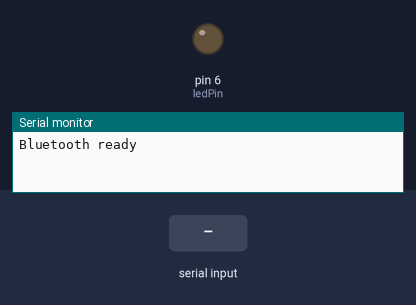
A sketch run on a simulated Arduino Uno, built with avr-gcc and run on an emulated ATmega328P. On the bench: output pins drawn as LEDs (lit = HIGH), the last lines printed to the serial monitor. The inputs (shaded band) are chosen by the test bench.

Above: at 1.2 s.
1.3 s: "1" received over the second serial link
At 2.5 s:
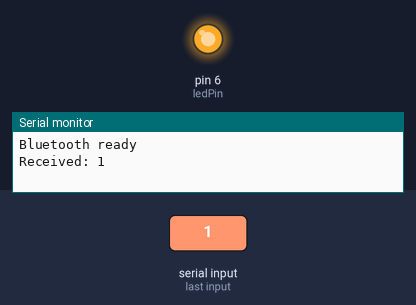
2.8 s: "0" received over the second serial link
At 3.8 s:
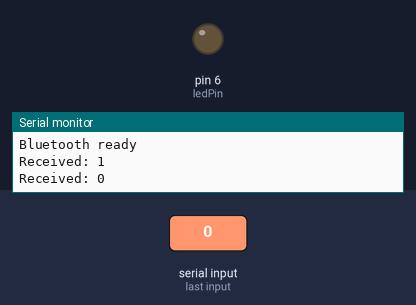
Timing chart, 0 to 5.8 s (numbered marks = the images above; inputs shaded):
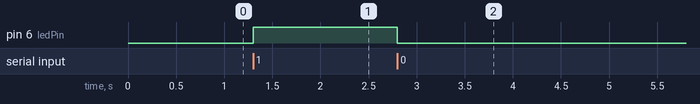

Measured:
- after the input at 1.3 s, pin 6 (ledPin): LOW → HIGH at once
- after the input at 2.8 s, pin 6 (ledPin): HIGH → LOW at once

The sketch:

Advanced3-3.ino
```cpp
#include <SoftwareSerial.h>

const int ledPin = 6;

// RX, TX
SoftwareSerial bluetooth(10, 11);

void setup() {
  pinMode(ledPin, OUTPUT);

  // USB Serial，留著 debug 用
  Serial.begin(9600);

  // HC-05 Serial
  bluetooth.begin(9600);

  Serial.println("Bluetooth ready");
}

void loop() {

  if (bluetooth.available() > 0) {

    char command = bluetooth.read();

    // 顯示收到的資料，方便 debug
    Serial.print("Received: ");
    Serial.println(command);

    if (command == '1') {
      digitalWrite(ledPin, HIGH);
    }

    else if (command == '0') {
      digitalWrite(ledPin, LOW);
    }
  }
}
```
